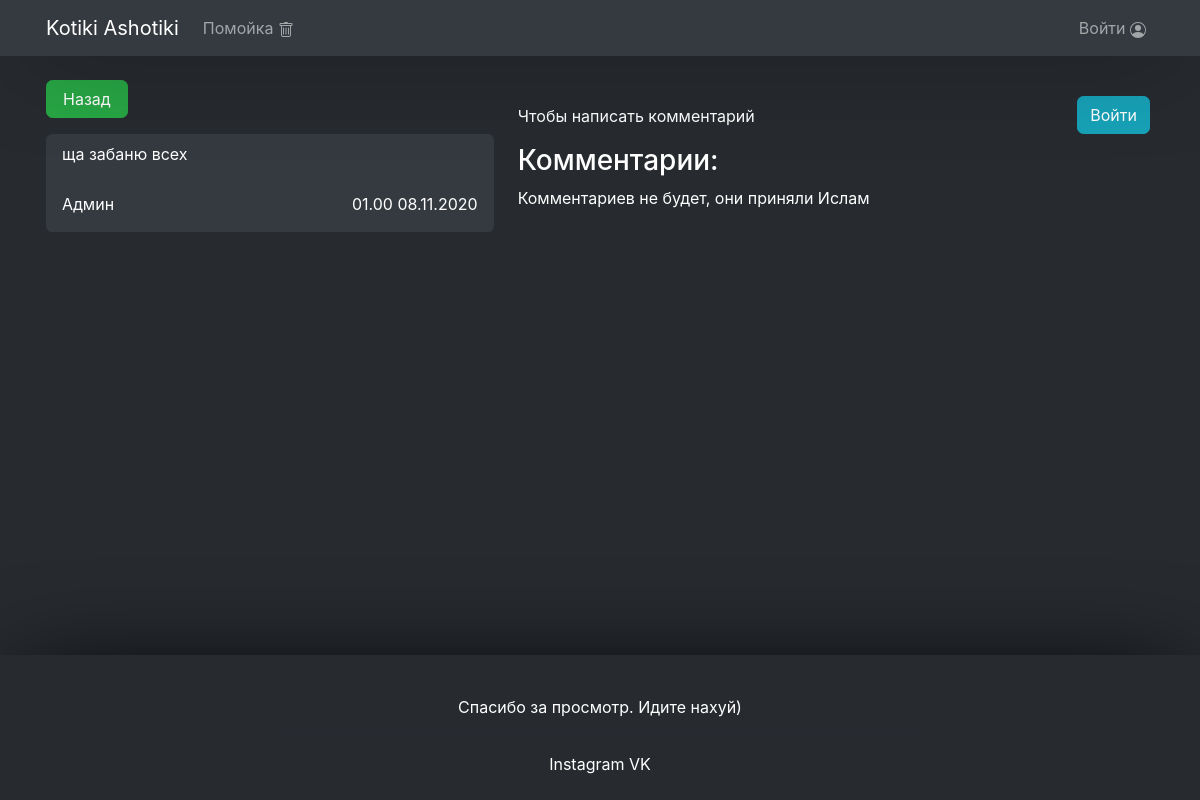
/msg/2, run on the app's committed database.
### msg/models.py (models this page shows, shortened)
class Message(models.Model):
    user = models.CharField('Пользователь', max_length=120)
    text = models.CharField('Текст', max_length=10000)
    date = models.DateTimeField(auto_now_add=True)
    picture = models.CharField('Изображение', blank=True, null=True, max_length=100, default='none')
    picture_file = models.ImageField('Пикча', upload_to='msg', blank=True, max_length=200, default='none')
    BG_COLOR_CHOICE = [
        ('bg-dark', 'Темный фон'),
        ('bg-light', 'Светлый фон'),
        ('bg-primary','Фиолетовый фон'),
        ('bg-success', 'Зеленый фон'),
        ('bg-danger', 'Красный фон'),
        ('bg-warning', 'Желтый фон'),
        ('bg-info', 'Голубой фон')]
    card_bg_color_choice = models.CharField('Цвет фона', max_length=100, choices=BG_COLOR_CHOICE, default='bg-dark')
    FONT_COLOR_CHOICE = [
        ('text-white', 'Белый текст'),
        ('text-dark', 'Темный текст'),
        ('text-primary', 'Фиолетовый текст'),
        ('text-secondary', 'Серый текст'),
        ('text-warning', 'Желтый текст'),
        ('text-danger', 'Красный текст'),
        ('text-success', 'Зеленый цвет'),
        ('text-info', 'Голубой цвет')]
    card_font_color_choice = models.CharField('Цвет текста', max_length=100, choices=FONT_COLOR_CHOICE, default='text-white')
    PINNED_NEWS = [('False','no'), ('True','Pined'), ('None','Hide')]
    top = models.CharField('Pine', blank=True, null=True, max_length=100, choices=PINNED_NEWS, default='False')
    admin_news = models.BooleanField('✓', default='False')
    class Meta():
        verbose_name = 'Новость'
        verbose_name_plural = 'Новости'

### msg/views.py (the view, shortened to what this page needs)
# urls.py: path('<int:id>', views.msg_id, name="msg_id"),
def msg_id(request, id):
    message = Message.objects.filter(id=id).all()
    comments = Comment.objects.filter(new=id).all()
    form = CommentForm()
    data = {
        'message': message,
        'comments': comments,
        'form': form,
    }
    return render(request, 'msg/msg_id.html', data)

### msg/templates/msg/msg_id.html (shortened to what this page needs)
{% extends 'wrapper.html' %}
{% block static %}
  <link rel="stylesheet" href="/static/msg/css/msg.css">
{% endblock %}
{% block content %}
<div class="row">
{% for msg in message %}
	<div class="{%if msg.picture_file != 'none' or msg.picture != 'none' %}
              col-lg-7{%else%}col-lg-5{%endif%}">
    <a class="btn btn-success rounded mb-md-4 mb-lg-3
              pl-md-4 pr-md-4 pl-lg-3 pr-lg-3"
       href="/msg/#msg{{msg.id}}">
      Назад
    </a>
      <div id="msg_id"
           class="card {{ msg.card_bg_color_choice }} mb-4 p-0 rounded
                                {{ msg.card_font_color_choice }} border-0">
        <div class="card_header pt-lg-2 pb-lg-2 p-md-3">
          {{ msg.text|safe|linebreaks }}
        </div>
        <div class="card-body">
          <span class="card-text float-right">
            {{ msg.date|date:'H.i  d.m.Y' }}
          </span>
          <span class="">
            {{ msg.user }}
          </span>
        </div>
      </div>
	</div>
  <div class="{%if msg.picture_file != 'none' or msg.picture != 'none'%}
              col-lg-5{%else%}col-lg-7{%endif%}">
    <div class="mt-3">
      {% if user.is_authenticated %}
        <form method="post"
              enctype="multipart/form-data">
          {% csrf_token %}
          {{ form.text }}
          <div class="row justify-content-md-end ml-1 mr-1">
            <button class="col-md-4 col-lg-3 btn btn-success rounded"
                    type="submit">
              Отправить
            </button>
          </div>
        </form>
      {% else %}
        <div class="row justify-content-between mr-1">
          <div class="col-9 pr-0">
            <p class="mt-2">Чтобы написать комментарий</p>
          </div>
          <div class="col-2 pl-0 pr-0 text-right">
            <a class="btn btn-info rounded"
               href="{% url 'login' %}">
              Войти
            </a>
          </div>
        </div>
      {% endif %}
    </div>
    <div id="comments">
      <h3>Комментарии:
      </h3>
      {% if comments %}
        {% for m in comments %}
          <div class="mt-md-4 mt-lg-3 p-2 bg-dark text-white rounded">
            <p class="ml-md-3 ml-lg-1 mt-md-2 mt-lg-1 mb-md-2 mb-lg-0">
              {{ m.text|safe }}
            </p>
            <hr class="m-lg-2">
            <div class="row">
              <div class="col-6">
                <p class="ml-md-3 ml-lg-1 mb-0 pr-1">
                  {{ m.user.first_name }}
                </p>
              </div>
              <div class="col-6">
                <p class="mr-md-3 mr-lg-1 mb-md-2 mb-lg-0 text-right">
                  {{ m.date|date:'H.i d.m.Y' }}
                </p>
              </div>
            </div>
          </div>
        {% endfor %}
        <br>
      {% else %}
        <p>Комментариев не будет, они приняли Ислам</p>
      {% endif %}
    </div>
  </div>
{% endfor %}
</div>
{% endblock %}

### main/static/css/general.css (style rules this page uses)
html, body { height: 100%; background: #272b30; color: white; font-family: -apple-system, sans-serif; }
body { display: flex; flex-direction: column; }
a { text-decoration: none; }
.rounded { border-radius: 0.4rem!important; }

### msg/static/msg/css/msg.css (style rules this page uses)
#msg_id { text-decoration-line: none; }
#msg_id .card_header p { margin-bottom: 2px; }

### data on the page
Message: text "ща забаню всех", date "01.00 08.11.2020", user "Админ"
